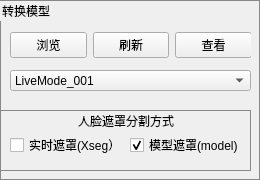
      <widget class="QGroupBox" name="groupBoxSwapModel">
       <property name="styleSheet">
        <string notr="true">QGroupBox {border: 1px solid #888888;}
QLineEdit{border:none;border-bottom:1px solid #999999}
QSlider::handle:horizontal{background-color: rgb(20, 255, 0);width:4px;margin: -2px 0;border-radius: 9px;}
</string>
       </property>
       <property name="title">
        <string>转换模型</string>
       </property>
       <property name="flat">
        <bool>true</bool>
       </property>
       <widget class="QWidget" name="gridLayoutWidget_13">
        <property name="geometry">
         <rect>
          <x>10</x>
          <y>30</y>
          <width>241</width>
          <height>31</height>
         </rect>
        </property>
        <layout class="QGridLayout" name="gridLayout_12">
         <item row="0" column="3">
          <widget class="QPushButton" name="btnOpenModelFolder">
           <property name="maximumSize">
            <size>
             <width>80</width>
             <height>16777215</height>
            </size>
           </property>
           <property name="toolTip">
            <string>打开模型库目录
Open Model Folder in Explorer</string>
           </property>
           <property name="text">
            <string>查看</string>
           </property>
           <property name="icon">
            <iconset>
             <normaloff>icons/浏览.png</normaloff>icons/浏览.png</iconset>
           </property>
          </widget>
         </item>
         <item row="0" column="2">
          <widget class="QPushButton" name="btnUpdateModelList">
           <property name="maximumSize">
            <size>
             <width>80</width>
             <height>16777215</height>
            </size>
           </property>
           <property name="toolTip">
            <string>刷新模型库列表
Refresh model list</string>
           </property>
           <property name="text">
            <string>刷新</string>
           </property>
           <property name="icon">
            <iconset>
             <normaloff>icons/刷新蓝色.png</normaloff>icons/刷新蓝色.png</iconset>
           </property>
          </widget>
         </item>
         <item row="0" column="0">
          <widget class="QPushButton" name="btnSetSwapModelFolder">
           <property name="maximumSize">
            <size>
             <width>80</width>
             <height>16777215</height>
            </size>
           </property>
           <property name="toolTip">
            <string>选择模型文件夹
Browse Live Model Folder</string>
           </property>
           <property name="autoFillBackground">
            <bool>false</bool>
           </property>
           <property name="styleSheet">
            <string notr="true">QToolTip{border:1px solid rgb(118, 118, 118); background-color: #ffffff; color:#484848; font-size:12px;}</string>
           </property>
           <property name="text">
            <string>浏览</string>
           </property>
           <property name="icon">
            <iconset>
             <normaloff>icons/文件夹.png</normaloff>icons/文件夹.png</iconset>
           </property>
          </widget>
         </item>
        </layout>
       </widget>
       <widget class="QComboBox" name="comboLiveModelList">
        <property name="geometry">
         <rect>
          <x>10</x>
          <y>70</y>
          <width>241</width>
          <height>21</height>
         </rect>
        </property>
        <property name="styleSheet">
         <string notr="true">QComboBox QAbstractItemView::item { min-height: 24px; } </string>
        </property>
        <property name="maxVisibleItems">
         <number>20</number>
        </property>
        <item>
         <property name="text">
          <string>LiveMode_001</string>
         </property>
        </item>
        <item>
         <property name="text">
          <string>LiveMode_002</string>
         </property>
        </item>
        <item>
         <property name="text">
          <string>LiveMode_003</string>
         </property>
        </item>
       </widget>
       <widget class="QGroupBox" name="groupBox">
        <property name="geometry">
         <rect>
          <x>0</x>
          <y>110</y>
          <width>251</width>
          <height>61</height>
         </rect>
        </property>
        <property name="title">
         <string>人脸遮罩分割方式</string>
        </property>
        <property name="alignment">
         <set>Qt::AlignCenter</set>
        </property>
        <widget class="QWidget" name="gridLayoutWidget_14">
         <property name="geometry">
          <rect>
           <x>10</x>
           <y>20</y>
           <width>234</width>
           <height>31</height>
          </rect>
         </property>
         <layout class="QGridLayout" name="gridLayout_13">
          <item row="0" column="0">
           <widget class="QCheckBox" name="checkMaskXSeg">
            <property name="toolTip">
             <string>&lt;html&gt;&lt;head/&gt;&lt;body&gt;&lt;p&gt;实时计算面部轮廓遮罩，会增加计算时间，但是脸部遮挡物会更加清晰的显示&lt;/p&gt;&lt;p&gt;Realtime Segmentation Face Area By XSeg Model&lt;/p&gt;&lt;/body&gt;&lt;/html&gt;</string>
            </property>
            <property name="text">
             <string>实时遮罩(Xseg）</string>
            </property>
            <property name="checked">
             <bool>false</bool>
            </property>
           </widget>
          </item>
          <item row="0" column="1">
           <widget class="QCheckBox" name="checkMaskFromSrc">
            <property name="toolTip">
             <string>&lt;html&gt;&lt;head/&gt;&lt;body&gt;&lt;p&gt;启用本遮罩选项就是采用模型中计算的人脸轮廓.优点是计算时间少，缺点是脸部如果有遮挡物可能不准确.&lt;br/&gt;Use Mask From LiveSwap Model Result&lt;/p&gt;&lt;/body&gt;&lt;/html&gt;</string>
            </property>
            <property name="text">
             <string>模型遮罩(model)</string>
            </property>
            <property name="checked">
             <bool>true</bool>
            </property>
           </widget>
          </item>
         </layout>
        </widget>
       </widget>
      </widget>
